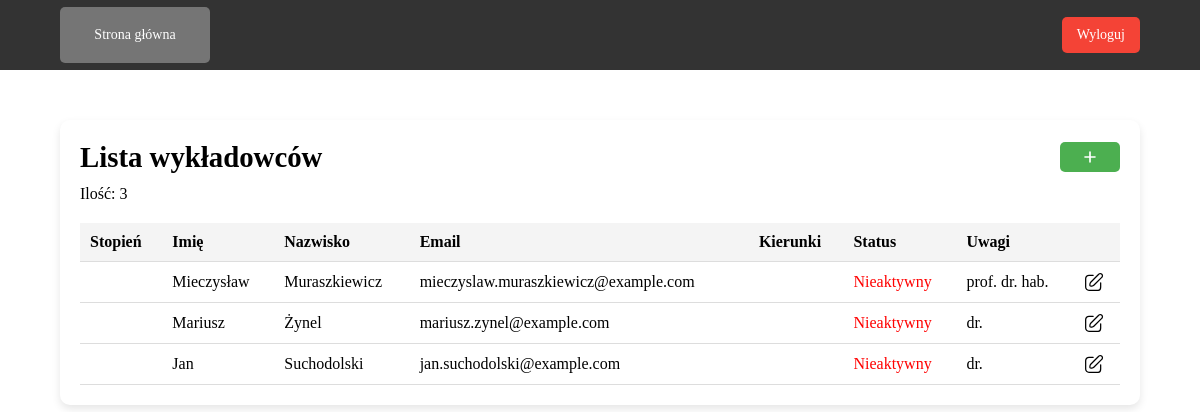
The app's page /admin/teachers.php, older data.
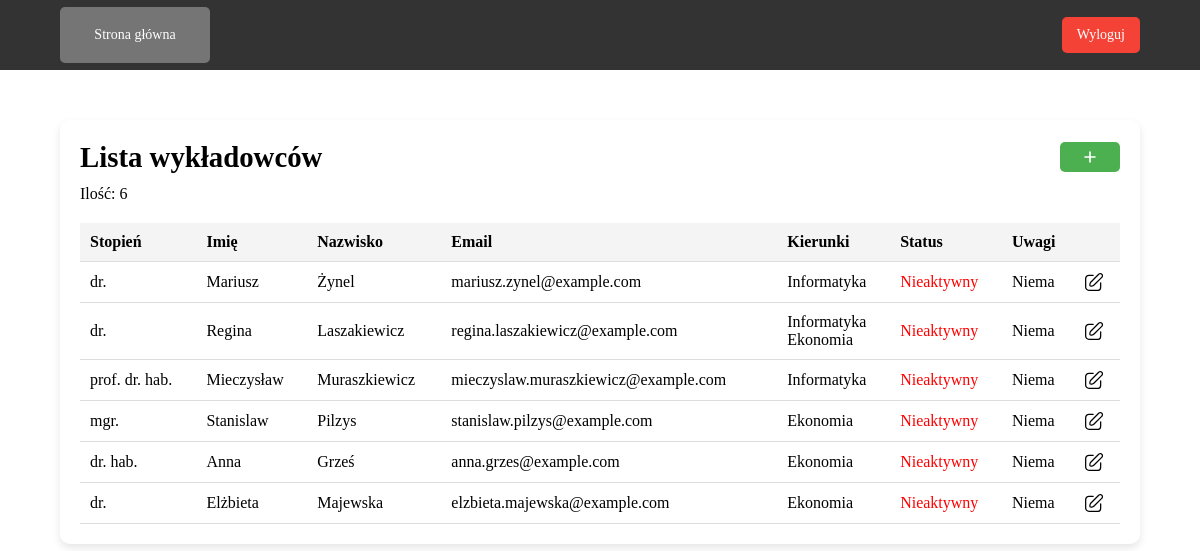
The same page, newer data.
### tables this page shows
CREATE TABLE `tWykladowcy` (
  `ID` int NOT NULL,
  `imie` varchar(100) NOT NULL,
  `nazwisko` varchar(100) NOT NULL,
  `email` varchar(255) NOT NULL,
  `haslo` varchar(255) NOT NULL,
  `aktywny` enum('T','N') NOT NULL DEFAULT 'N',
  `uwagi` text,
  `stopien` varchar(50) DEFAULT NULL
);

CREATE TABLE `tKierunki` (
  `ID` int NOT NULL,
  `nazwa` varchar(255) NOT NULL,
  `uwagi` text
);

### config/functions.php (called while the page is built, shortened)
<?php
    function getTableCount($conn, $table) {
        $query = "SELECT COUNT(*) AS tableCount FROM $table";
        $result = mysqli_query($conn, $query);
        return mysqli_fetch_assoc($result)['tableCount'];
    }
    function getTableInfo($conn, $table) {
        $query = "SELECT * FROM $table";
        return mysqli_query($conn, $query);
    }
    function getCoursesNames($conn, $teacherId) {
        $query = "  SELECT
                        tKierunki.nazwa
                    FROM
                        tWykladowcyKierunki
                    JOIN
                        tKierunki ON tWykladowcyKierunki.id_kierunku = tKierunki.ID
                    WHERE
                        tWykladowcyKierunki.id_wykladowcy = '$teacherId'";
        $result = mysqli_query($conn, $query);
        return $result;
    }
?>

### public/admin/teachers.php (the view, shortened to what this page needs)
<?php
    require_once('../../config/connect.php');
    require_once('../../config/functions.php');
    $teacherInfo = getTableInfo($conn, 'tWykladowcy');
    $teacherCount = getTableCount($conn, 'tWykladowcy');
?>
<!DOCTYPE html>
<html lang="en">
<head>
    <link rel="stylesheet" href="../../assets/css/main.css">
</head>
<body>
    <header>
        <div class="header-content">
            <div class="left-header">
                <a class="nav-btn" href="admin_dashboard.php">Strona główna</a>
            </div>
            <div class="right-header">
                <?php
                    include('../../includes/logout_modal.php');
                ?>
            </div>
        </div>
    </header>
    <main class="main">
        <div class="container">
            <div class="title">
                <h1>Lista wykładowców</h1>
                <button class="add-btn" onclick="addEntity()">
                    <img src="../../assets/images/icons/plus.svg" class="add-icon">
                </button>
            </div>
            <p>Ilość: <?php echo $teacherCount; ?></p>
            <table>
                <thead>
                    <tr>
                        <th>Stopień</th>
                        <th>Imię</th>
                        <th>Nazwisko</th>
                        <th>Email</th>
                        <th>Kierunki</th>
                        <th>Status</th>
                        <th>Uwagi</th>
                        <th></th>
                    </tr>
                </thead>
                <tbody>
                    <?php while ($teacherData = mysqli_fetch_assoc($teacherInfo)): ?>
                        <tr>
                        <td><?php echo ($teacherData['stopien']); ?></td>
                            <td><?php echo ($teacherData['imie']); ?></td>
                            <td><?php echo ($teacherData['nazwisko']); ?></td>
                            <td><?php echo ($teacherData['email']); ?></td>
                            <td>
                                <?php
                                    $teacherId = $teacherData['ID'];
                                    $coursesName = getCoursesNames($conn, $teacherId);
                                    while ($courses = mysqli_fetch_assoc($coursesName)) {
                                        echo $courses['nazwa'] . '<br>';
                                    }
                                ?>
                            </td>
                            <td class="<?php echo $teacherData['aktywny'] == 'T' ? 'active' : 'inactive'; ?>">
                                <?php echo $teacherData['aktywny'] == 'T' ? 'Aktywny' : 'Nieaktywny'; ?>
                            </td>
                            <td><?php echo ($teacherData['uwagi']); ?></td>
                            <td>
                                <a href="edit_teacher.php?teacher_id=<?php echo $teacherData['ID']; ?>" class="btn-edit">
                                    <img src="../../assets/images/icons/edit.svg" class="edit-icon">
                                </a>
                            </td>
                        </tr>
                    <?php endwhile; ?>
                </tbody>
            </table>
        </div>
    </main>
</body>
</html>

Row changes from the older to the newer data that the page shows:
removed twykladowcy: imie "Mieczysław", nazwisko "Muraszkiewicz", email "mieczyslaw.muraszkiewicz@example.com", aktywny "Nieaktywny", uwagi "prof. dr. hab."
removed twykladowcy: imie "Mariusz", nazwisko "Żynel", email "mariusz.zynel@example.com", aktywny "Nieaktywny", uwagi "dr."
removed twykladowcy: imie "Jan", nazwisko "Suchodolski", email "jan.suchodolski@example.com", aktywny "Nieaktywny", uwagi "dr."
added twykladowcy: stopien "dr.", imie "Mariusz", nazwisko "Żynel", email "mariusz.zynel@example.com", aktywny "Nieaktywny", uwagi "Niema"
added tkierunki: nazwa "Informatyka"
added twykladowcy: stopien "dr.", imie "Regina", nazwisko "Laszakiewicz", email "regina.laszakiewicz@example.com", aktywny "Nieaktywny", uwagi "Niema"
added tkierunki: nazwa "Ekonomia"
added twykladowcy: stopien "prof. dr. hab.", imie "Mieczysław", nazwisko "Muraszkiewicz", email "mieczyslaw.muraszkiewicz@example.com", aktywny "Nieaktywny", uwagi "Niema"
added twykladowcy: stopien "mgr.", imie "Stanislaw", nazwisko "Pilzys", email "stanislaw.pilzys@example.com", aktywny "Nieaktywny", uwagi "Niema"
added twykladowcy: stopien "dr. hab.", imie "Anna", nazwisko "Grześ", email "anna.grzes@example.com", aktywny "Nieaktywny", uwagi "Niema"
added twykladowcy: stopien "dr.", imie "Elżbieta", nazwisko "Majewska", email "elzbieta.majewska@example.com", aktywny "Nieaktywny", uwagi "Niema"
Text that changed along with them:
$teacherCount: "3" → "6"
